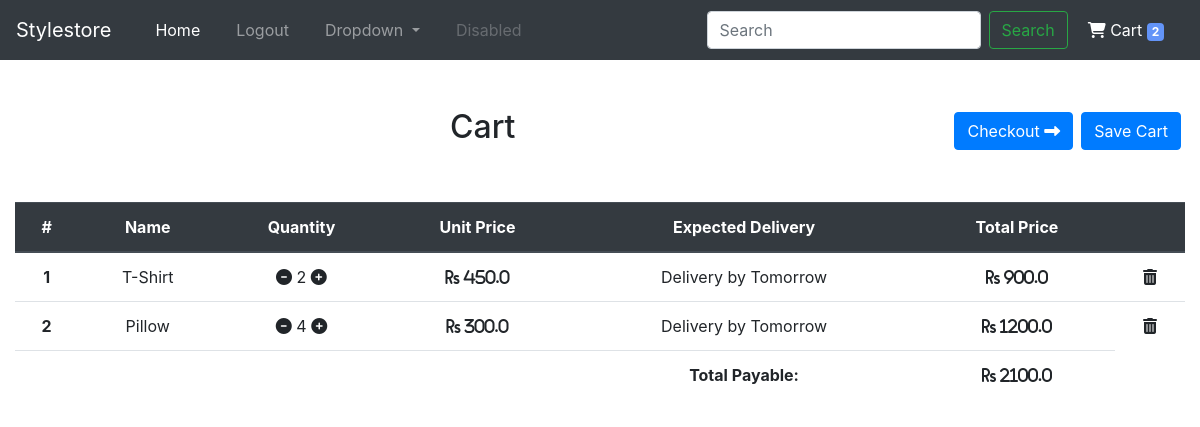
/cart/ (signed in), run on an earlier commit of the app's database.
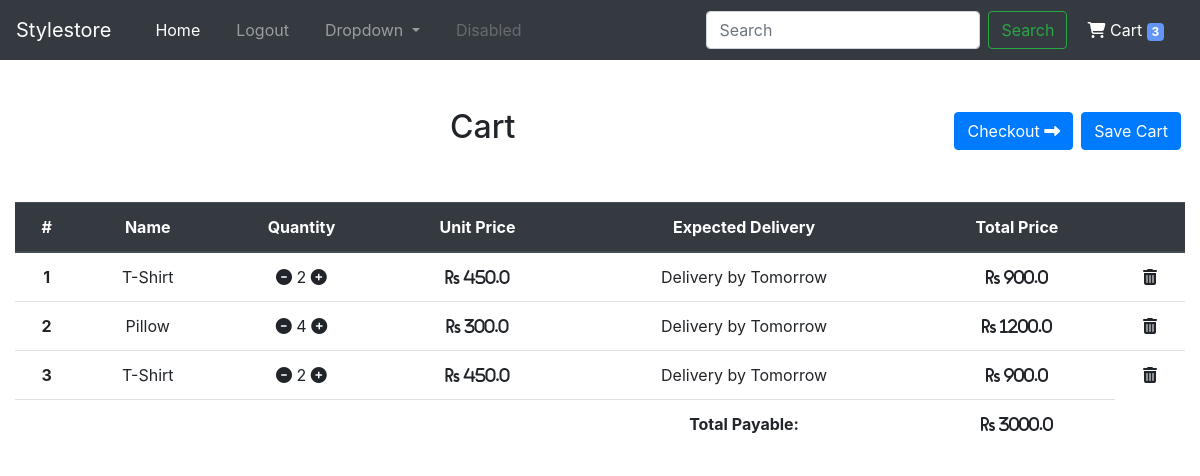
And on a later commit of the database.
### main/models.py (models this page shows, shortened)
class Cart(models.Model):
    user = models.ForeignKey(CustomUser, on_delete=models.CASCADE)
    is_purchased = models.BooleanField()
    order = models.ForeignKey(Order, on_delete=models.CASCADE, null = True, blank = True)
    complete_design = models.ForeignKey(CompleteDesign, on_delete=models.CASCADE)
    template = models.ForeignKey(Templates, on_delete=models.CASCADE)
    styled_template_url = models.URLField()
    quantity = models.IntegerField()
    unit_price = models.FloatField()
    added_at = models.DateTimeField(auto_now_add = True)
    last_updated_at = models.DateTimeField(auto_now_add = True)

class Templates(models.Model):
    name = models.CharField(max_length=200)
    image = models.CharField(max_length=200)
    unit_price = models.FloatField()

### main/views.py (the view)
# urls.py: path('cart/', views.cart, name='cart'),
def cart(request):
    context = {
        "error": None
    }
    get_cart = getCart(request, nav_cart_limit)
    if get_cart:
        context = {**context, **get_cart}
        return render(request, 'main/cart.html', context)
    return HttpResponseRedirect('/auth/login?next=/cart')

### main/templatetags/custom_template_tags.py (called while the page is built)
@register.simple_tag()
def multiply(qty, unit_price, *args, **kwargs):
    total_price = qty * unit_price
    return total_price

### main/views.py (called while the page is built)
def getCart(request, limit):
    if not request.user.is_authenticated:
        return None
    custom_user = main_models.CustomUser.objects.filter(username = request.user.get_username())
    cart_products = main_models.Cart.objects.filter(user = custom_user[0].id, is_purchased = False)
    total_payable = 0
    for i in cart_products.values():
        total_payable += (i['quantity'] * i['unit_price'])
    context = {
        "cart_products": cart_products,
        "nav_cart_products": cart_products[:limit],
        "total_cart_payable": total_payable
    }
    return context

### templates/main/cart.html (shortened to what this page needs)
{% extends 'base.html' %}
{% load static %}
{% load custom_template_tags %}
{% block content %}
    {% if cart_products %}
    <div class="container-fluid">
        <div class="py-5 text-center">
            <button class="btn btn-primary float-right m-1" onclick="saveCart()">Save Cart</button>
            <a href="{% url 'checkout' %}"><button class="btn btn-primary float-right m-1">Checkout <i class="fas fa-long-arrow-alt-right"></i></button></a>
            <h2>Cart</h2>
        </div>
        <table class="table table-hover text-center">
            <thead class="thead-dark">
                <tr>
                    <th scope="col">#</th>
                    <th scope="col">Name</th>
                    <th scope="col">Quantity</th>
                    <th scope="col">Unit Price</th>
                    <th scope="col">Expected Delivery</th>
                    <th scope="col">Total Price</th>
                    <th scope="col"></th>
                </tr>
            </thead>
            <tbody>
                {% for each_product in cart_products %}
                <tr onmouseover="showProductImg(this)" onmouseout="hideProductImg(this)">
                    <th scope="row">{{forloop.counter}}</th>
                    <td>
                        {{each_product.template.name}}
                    </td>
                    <td>
                        <i class="fas fa-minus-circle decQty" onclick="changeCartQuantity(this, -1)" style="cursor: pointer;"></i>
                        <span class="cartQty">{{each_product.quantity}}</span>
                        <i class="fas fa-plus-circle incQty" onclick="changeCartQuantity(this, 1)" style="cursor: pointer;"></i>
                    </td>
                    <td>
                        <i class="fas fa-rupee-sign unit_price">
                        {{each_product.unit_price}}
                        </i>
                    </td>
                    <td>Delivery by Tomorrow</td>
                    <td>
                        <i class="fas fa-rupee-sign total_price">
                        {% multiply each_product.quantity each_product.unit_price %}
                        </i>
                    </td>
                    <td>
                        <i class="fas fa-trash-alt" onclick="deleteProduct(this)" style="cursor: pointer;"></i>
                    </td>
                </tr>
                {% endfor %}
                <tr>
                    <td colspan="4"></td>
                    <td><strong>Total Payable:</strong></td>
                    <td><i class="fas fa-rupee-sign" id="total_payable"> {{total_cart_payable}}</i></td>
                </tr>
            </tbody>
        </table>
    </div>
    {% else %}
    <div class="container-fluid">
        <div class="py-5 text-center">
            <h2>Cart</h2>
            <h3>Cart is empty</h3>
        </div>
    {% endif %}
{% endblock %}

What changed in the data, as far as the page shows it:
added Cart: template.name "T-Shirt", quantity "2", unit_price "450.0", quantity+unit_price "900.0"
Also different on the page:
{{ cart_products|length }}: "2" → "3"
{{ total_cart_payable }}: "2100.0" → "3000.0"
